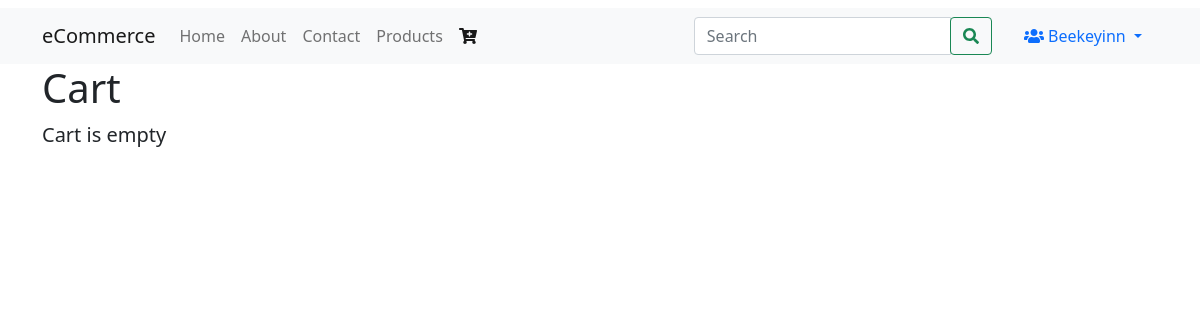
/cart/ (signed in), run on an earlier commit of the app's database.
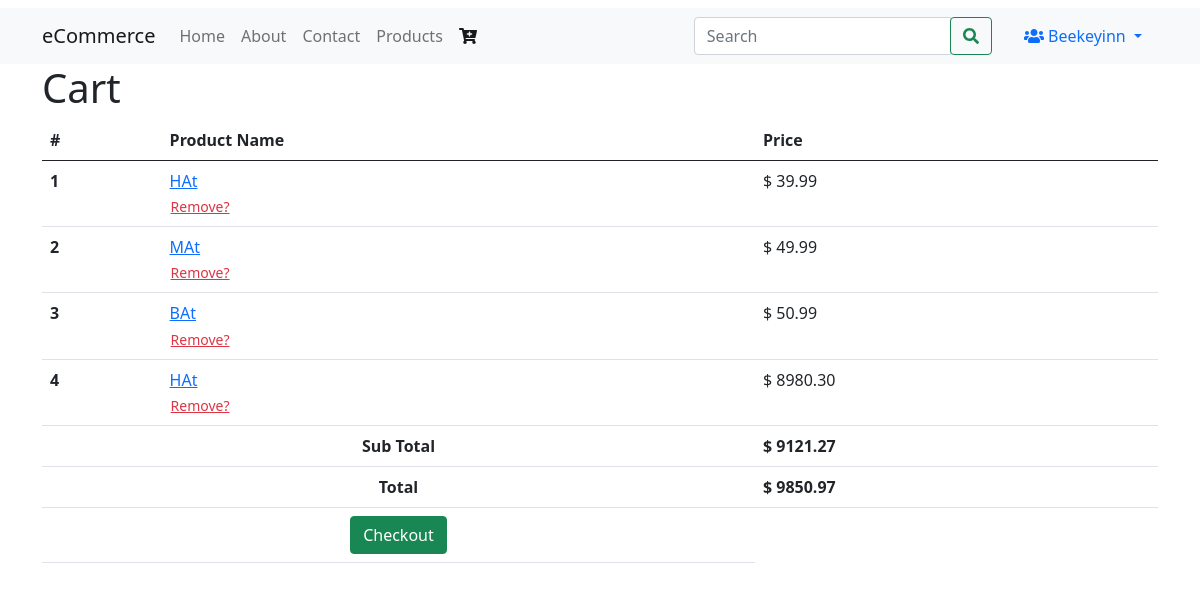
And on a later commit of the database.
### products/models.py (models this page shows, shortened)
class Product(models.Model):
    title = models.CharField(max_length=120)
    slug = models.SlugField(blank=True,unique=True)
    description = models.TextField()
    price = models.DecimalField(decimal_places=2,max_digits=6)
    image = models.ImageField(upload_to=upload_img_path)
    timestamp = models.DateTimeField(auto_now_add=True)
    featured = models.BooleanField(default=False)
    active = models.BooleanField(default=True)
    objects = ProductManager(   )
    def get_absolute_url(self):
        return reverse("products:detail",kwargs={"slug":self.slug})

### carts/models.py (models this page shows, shortened)
class Cart(models.Model):
    user = models.ForeignKey(User, on_delete=models.SET_NULL, null=True,blank=True)
    products =  models.ManyToManyField(Product,blank=True)
    subtotal = models.DecimalField(default=0.00, max_digits=100, decimal_places=2)
    total = models.DecimalField(default=0.00,max_digits=100, decimal_places=2)
    updated = models.DateTimeField(auto_now=True)
    timestamp = models.DateTimeField(auto_now_add=True)
    objects=CartManager()

### carts/views.py (the view)
# urls.py: path('',cart_home, name="home"),
def cart_home(request):
    cart_obj, new_obj = Cart.objects.new_or_get(request)
    return render(request,"carts/home.html",{"cart":cart_obj})

### carts/models.py (called while the page is built)
def pre_save_cart_receiver(sender, instance,*args, **kwargs):
    if instance.subtotal>0:
        instance.total = float(instance.subtotal) * float(1.08)
    else:
        instance.total = 0.00

    def new_or_get(self, request):
        if request.user.is_authenticated:
            qs = self.get_queryset().filter(user=request.user)
        else:
            cart_id = request.session.get("cart_id",None)
            qs = self.get_queryset().filter(id=cart_id)
        if qs.count()==1:
            new_obj=False
            cart_obj = qs.first()
            if request.user.is_authenticated and cart_obj.user is None:
                cart_obj.user = request.user
                cart_obj.save()
        else:
            cart_obj = Cart.objects.new(user=request.user)
            new_obj=True
            request.session["cart_id"] = cart_obj.id
        return cart_obj, new_obj

    def new(self, user=None):
        user_obj = None
        if user is not None:
            if user.is_authenticated:
                user_obj = user
        return self.model.objects.create(user=user_obj)

### products/models.py (called while the page is built)
    def active(self):
        return self.filter(active=True)

### templates/carts/home.html (shortened to what this page needs)
{% extends 'includes/base.html' %}
{% block content %}
<h1>Cart</h1>
{% if cart.products.exists %}
<table class="table cart-table">
  <thead>
    <tr>
      <th scope="col">#</th>
      <th scope="col">Product Name</th>
      <th scope="col">Price</th>
    </tr>
  </thead>
  <tbody class='cart-body'>
    {% for product in cart.products.all %}
      <tr class='cart-product'>
        <th scope="row" id='{{forloop.counter}}'>{{ forloop.counter }}</th>
        <td><a href="{{ product.get_absolute_url }}">{{product.title}}</a>
        {% include 'carts/snippets/remove_product.html' with product_id=product.id%}
        </td>
        <td>$ {{ product.price }}</td>
      </tr>
    {% endfor %}
  <tr>
      <th colspan="2" class="text-center">Sub Total</th>
      <td><b>$ <span class='cart-sub-total'>{{ cart.subtotal }}</span></b>  </td>
    </tr>
    <tr>
      <th colspan="2"class="text-center" ><b>Total</b></th>
      <td> <b>$ <span class='cart-total'>{{ cart.total }}</span> </b></td>
    </tr>
    <tr>
      <th colspan="2" class="text-center" >
      <a href="{% url 'Carts:checkout' %}" class="btn btn-success">Checkout</a></th>
    </tr>
  </tbody>
</table>
{% else %}
    <p class="lead">Cart is empty  </p>
{% endif %}
{% endblock  %}

### templates/carts/snippets/remove_product.html (shortened to what this page needs)
<form action='{% url 'Carts:update' %}' data-endpoint='{% url 'Carts:update' %}' method='POST' class='form form-product-ajax' >
     <button type='submit' class='btn btn-sm btn-link text-danger p-0 pointer-event'>Remove?</button>
</form>

What changed in the data, as far as the page shows it:
now on this page (row unchanged): Product: title "HAt", price "39.99"
now on this page (row unchanged): Product: title "MAt", price "49.99"
now on this page (row unchanged): Product: title "BAt", price "50.99"
now on this page (row unchanged): Product: title "HAt", price "8980.30"
added Cart: subtotal "9121.27", total "9850.97"
Also different on the page:
text no longer shown: "Cart is empty"
text now shown: "# Product Name Price Sub Total $ Total $ Checkout"
